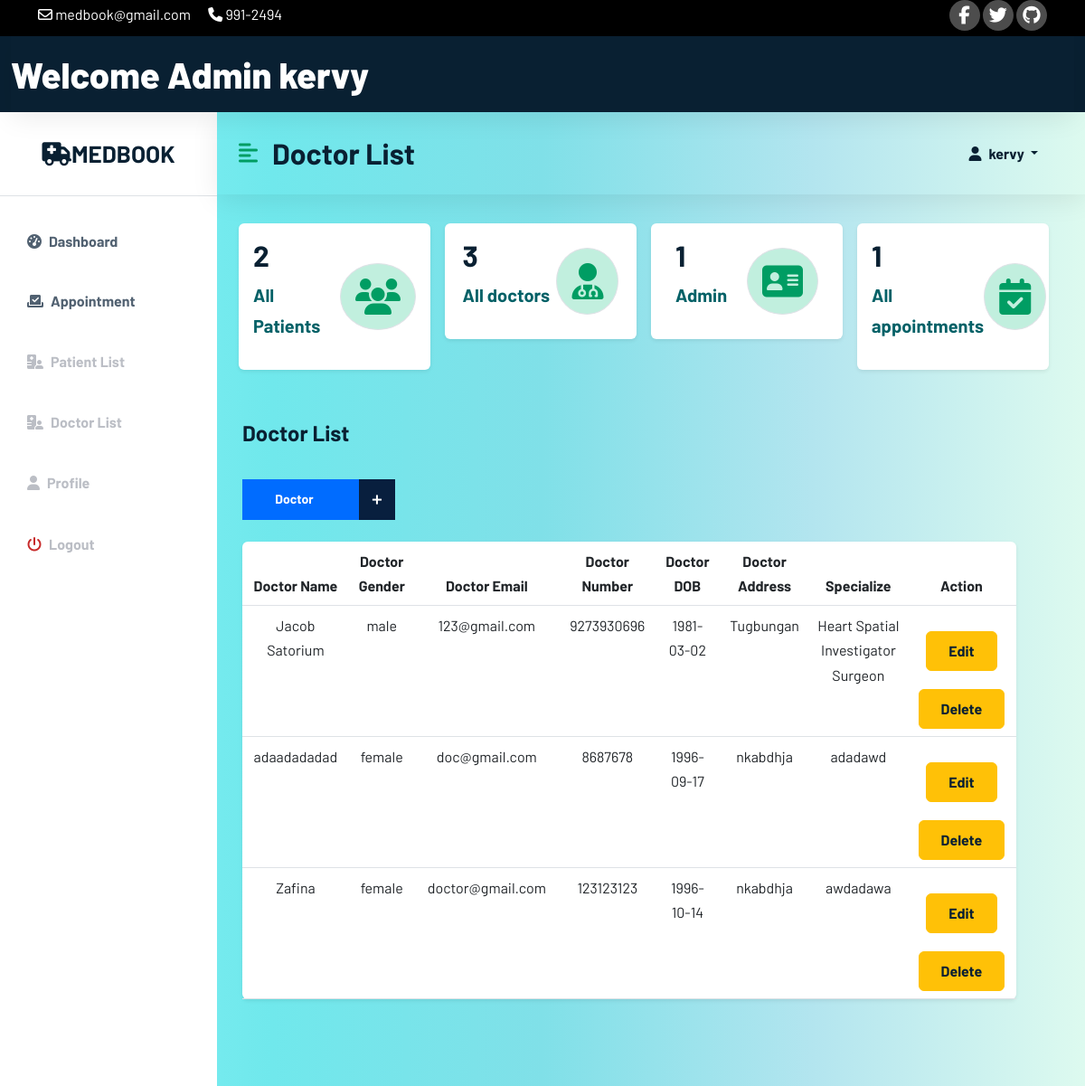
/admin/admindoc.php (signed in), run on an earlier commit of the app's database.
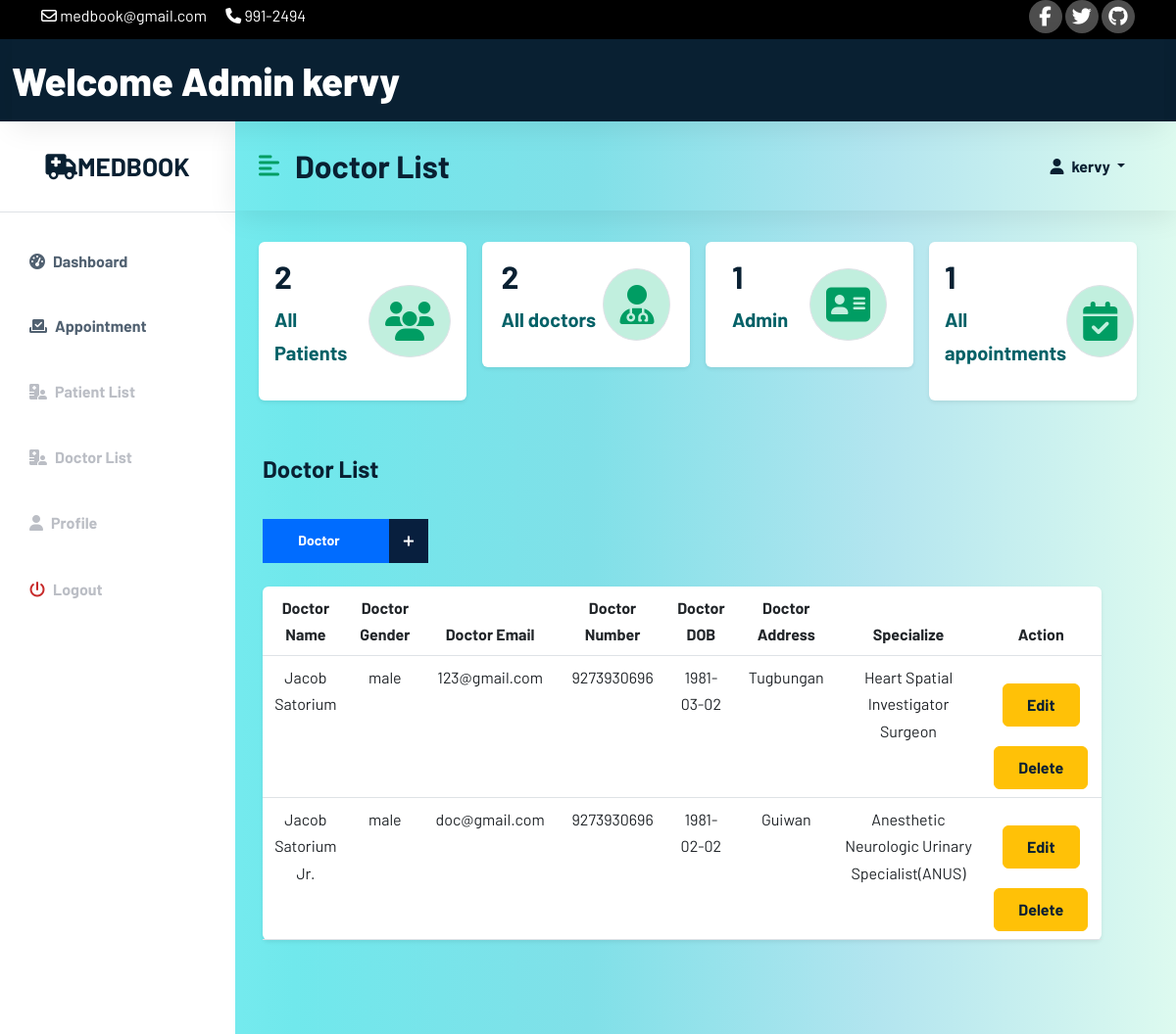
And on a later commit of the database.
### tables this page shows
CREATE TABLE `app_admin` (
  `adminID` int(11) NOT NULL,
  `admin_name` varchar(100) NOT NULL,
  `admin_email` varchar(100) NOT NULL,
  `admin_password` varchar(100) NOT NULL,
  `usertype` varchar(100) NOT NULL DEFAULT 'admin'
);

CREATE TABLE `doctor` (
  `doctorID` int(11) NOT NULL,
  `d_FullName` varchar(100) NOT NULL,
  `d_email` varchar(100) NOT NULL,
  `d_number` bigint(100) NOT NULL,
  `d_address` varchar(100) NOT NULL,
  `d_password` varchar(100) NOT NULL,
  `d_DOB` date NOT NULL,
  `d_gender` varchar(100) NOT NULL,
  `doctor_type` varchar(100) NOT NULL DEFAULT 'doctor',
  `d_specialize` text NOT NULL
);

### admin/admindoc.php (the view, shortened to what the changed rows need)
<?php
include 'C:\xampp\htdocs\Web_Tech\config\config.php';
include 'C:\xampp\htdocs\Web_Tech\admin\adminheader.php';
?>
<?php
$currentAd = $_SESSION['email'];
$sql = "SELECT * FROM app_admin WHERE admin_email = '$currentAd'";
$result = mysqli_query($conn, $sql);
if ($result) {
if (mysqli_num_rows($result) > 0) {
while ($row = mysqli_fetch_array($result)) {
?>
<!DOCTYPE html>
<html lang="en">
<head>
    <link href="https://cdn.jsdelivr.net/npm/bootstrap@5.2.0/dist/css/bootstrap.min.css" rel="stylesheet">
    <link rel="stylesheet" href="/Web_Tech/css/style.css">
    <link rel="stylesheet" href="/Web_Tech/css/dochome.css">
    <link rel="stylesheet" href="/Web_Tech/css/reglog.css">
</head>
<body>
<div class="d-flex" id="wrapper">
    <div class="bg-white" id="sidebar-wrapper">
        <div class="sidebar-heading text-center py-4 primary-text fs-4 fw-bold text-uppercase border-bottom">
            <a href="#" class="navbar-brand mb-0" >
                <i class="fa-solid fa-truck-medical"></i>MedBook
            </a>
        </div>
        <div class="list-group list-group-flush my-3">
            <a href="adminhome.php" class="list-group-item list-group-item-action bg-transparent second-text active"><i
                    class="fas fa-tachometer-alt me-2"></i>Dashboard</a>
            <a href="adminapp.php" class="list-group-item list-group-item-action bg-transparent second-text active"><i
                        class="fas fa-check-to-slot me-2"></i>Appointment</a>
            <a href="adminpatient.php" class="list-group-item list-group-item-action bg-transparent second-text fw-bold">
                <i class="fas fa-hospital-user me-2"></i>Patient List</a>
            <a href="admindoc.php" class="list-group-item list-group-item-action bg-transparent second-text fw-bold">
                <i class="fas fa-hospital-user me-2"></i>Doctor List</a>
            <a href="doctorprofile.php" class="list-group-item list-group-item-action bg-transparent second-text fw-bold"><i
                    class="fas fa-user me-2"></i>Profile</a>
            <a href="/Web_Tech/user/userlogout.php" class="list-group-item list-group-item-action bg-transparent second-text fw-bold"><i
                    class="fas fa-power-off me-2" style="color: #c72a2a;"></i>Logout</a>
        </div>
    </div>
    <div id="page-content-wrapper">
        <nav class="navbar navbar-expand-lg navbar-light bg-transparent py-4 px-4">
            <div class="d-flex align-items-center">
                <i class="fas fa-align-left primary-text fs-4 me-3" id="menu-toggle"></i>
                <h2 class="fs-2 m-0">Doctor List</h2>
            </div>
            <div class="collapse navbar-collapse" id="navbarSupportedContent">
                <ul class="navbar-nav ms-auto mb-2 mb-lg-0">
                    <li class="nav-item dropdown">
                        <a class="nav-link dropdown-toggle second-text fw-bold" href="#" id="navbarDropdown"
                           role="button" data-bs-toggle="dropdown" aria-expanded="false">
                            <i class="fas fa-user me-2"></i><?php echo $row['admin_name'];?>
                        </a>
                    </li>
                </ul>
            </div>
        </nav>
        <div class="container-fluid px-4">
            <div class="row g-3 my-2">
                <div class="row g-3 my-2">
                    <div class="col-md-3">
                        <div class="p-3 bg-white shadow-sm d-flex justify-content-around align-items-center rounded">
                            <div>
                                <?php
                                $query = "SELECT patientID FROM patient ORDER BY patientID";
                                $query_run = mysqli_query($conn, $query);
                                if ($row = mysqli_num_rows($query_run)) {
                                    echo '<h3 class="fs-2">' . $row . '</h3>';
                                }else{
                                    echo '<h3 class="fs-2">No Data</h3>';
                                }
                                ?>
                                <p class="fs-5" style="color:#046167;"><b>All Patients</b></p>
                            </div>
                            <i class="fas fa-users fs-1 primary-text border rounded-full secondary-bg p-3"></i>
                        </div>
                    </div>
                    <div class="col-md-3">
                        <div class="p-3 bg-white shadow-sm d-flex justify-content-around align-items-center rounded">
                            <div>
                                <?php
                                $query = "SELECT doctorID FROM doctor ORDER BY doctorID";
                                $query_run = mysqli_query($conn, $query);
                                if($row = mysqli_num_rows($query_run))
                                {
                                    echo '<h3 class="fs-2">'.$row.'</h3>';
                                }
                                else{
                                    echo '<h3 class="fs-2">No Data</h3>';
                                }
                                ?>
                                <p class="fs-5" style="color:#046167;"><b>All doctors</b></p>
                            </div>
                            <i class="fas fa-user-doctor fs-1 primary-text border rounded-full secondary-bg p-3"></i>
                        </div>
                    </div>
                    <div class="col-md-3">
                        <div class="p-3 bg-white shadow-sm d-flex justify-content-around align-items-center rounded">
                            <div>
                                <?php
                                $query = "SELECT adminID FROM app_admin ORDER BY adminID";
                                $query_run = mysqli_query($conn, $query);
                                if($row = mysqli_num_rows($query_run))
                                {
                                    echo '<h3 class="fs-2">'.$row.'</h3>';
                                }
                                else{
                                    echo '<h3 class="fs-2">No Data</h3>';
                                }
                                ?>
                                <p class="fs-5" style="color:#046167;"><b>Admin</b></p>
                            </div>
                            <i class="fas fa-address-card fs-1 primary-text border rounded-full secondary-bg p-3"></i>
                        </div>
                    </div>
                    <div class="col-md-3">
                        <div class="p-3 bg-white shadow-sm d-flex justify-content-around align-items-center rounded">
                            <div>
                                <?php
                                $query = "SELECT requestID FROM appointment ORDER BY requestID";
                                $query_run = mysqli_query($conn, $query);
                                if($row = mysqli_num_rows($query_run))
                                {
                                    echo '<h3 class="fs-2">'.$row.'</h3>';
                                }
                                else{
                                    echo '<h3 class="fs-2">No Data</h3>';
                                }
                                ?>
                                <p class="fs-5" style="color:#046167;"><b>All appointments</b></p>
                            </div>
                            <i class="fas fa-calendar-check fs-1 primary-text border rounded-full secondary-bg p-3"></i>
                        </div>
                    </div>
                </div>
                <div class="row my-5">
                    <h3 class="fs-4 mb-3">Doctor List</h3>
                    <div class="col-12 col-md-5">
                        <div class="form-group mb-0">
                            <button type="submit" class="btn medilife-btn" id="medilife" data-bs-toggle="modal" data-bs-target="#adddoc">Doctor <span>+</span></button>
                        </div>
                    </div>
                    <div class="row my-4">
                    <div class="col text-center">
                        <form class="form" role="form" method="POST" accept-charset="UTF-8">
                            <table class="table bg-white rounded shadow-sm  table-hover">
                                <thead>
                                <tr>
                                    <th scope="col" width="50">Doctor Name</th>
                                    <th scope="col" width="50">Doctor Gender</th>
                                    <th scope="col" width="30">Doctor Email</th>
                                    <th scope="col" width="50">Doctor Number</th>
                                    <th scope="col" width="50">Doctor DOB</th>
                                    <th scope="col" width="50">Doctor Address</th>
                                    <th scope="col" width="50">Specialize</th>
                                    <th scope="col" width="50">Action</th>
                                </tr>
                                </thead>
                                <tbody>
                                <?php
                                $sql = "SELECT * FROM doctor";
                                $result = mysqli_query($conn, $sql);
                                if ($result) {
                                    if (mysqli_num_rows($result) > 0) {
                                        while ($row = mysqli_fetch_array($result)) {
                                            ?>
                                            <tr>
                                                <td><?php echo $row['d_FullName'] ?></td>
                                                <td><?php echo $row['d_gender'] ?></td>
                                                <td><?php echo $row['d_email'] ?></td>
                                                <td><?php echo $row['d_number'] ?></td>
                                                <td><?php echo $row['d_DOB'] ?></td>
                                                <td><?php echo $row['d_address'] ?></td>
                                                <td><?php echo $row['d_specialize'] ?></td>
                                                <td>
                                                    <button type="button" id="act_button" class="btn btn-warning btn-xs update" data-bs-toggle="modal" data-bs-target="#updatedoc"><a class="glyphicon glyphicon-edit" style="text-decoration: none;" href="?update=<?php echo $row['doctorID']; ?>" title="Edit">Edit</a></button>
                                                    <button type="button" name="delete" id="act_button" class="btn btn-warning btn-xs update"><a class="glyphicon glyphicon-edit" style="text-decoration: none;" href="/Web_Tech/admin/admindoc.php?delete=<?php echo $row['doctorID']; ?>" title="Edit">Delete</a></button>
                                                </td>
                                            </tr>
                                            <?php
                                        }
                                    }
                                }
                                ?>
                                </tbody>
                            </table>
                        </form>
                    </div>
                </div>
                <?php
                }
                }
                }
                ?>
            </div>
        </div>
    </div>
</div>
</body>
</html>

### admin/adminheader.php (shortened to what the changed rows need)
<?php
$currentAd = $_SESSION['email'];
$sql = "SELECT * FROM app_admin WHERE admin_email = '$currentAd'";
$result = mysqli_query($conn, $sql);
if ($result) {
if (mysqli_num_rows($result) > 0) {
while ($row = mysqli_fetch_array($result)) {
?>
<!DOCTYPE html>
<html lang="en">
<head>
    <link href="https://cdn.jsdelivr.net/npm/bootstrap@5.2.0/dist/css/bootstrap.min.css" rel="stylesheet">
    <link rel="stylesheet" type="text/css" href="/Web_Tech/css/style.css">
    <link rel="stylesheet" type="text/css" href="/Web_Tech/css/dochome.css">
</head>
<body>
<div class="top-nav" id="home" style="background-color: black">
    <div class="container">
        <div class="row justify-content-between">
            <div class="col-auto">
                <p>
                    <i class="fa-regular fa-envelope"></i>
                    <span>medbook@gmail.com</span>
                </p>
                <p>
                    <i class="fa-solid fa-phone"></i>
                    <span>991-2494</span>
                </p>
            </div>
            <div class="col-auto social-icons">
                <a href=""><i class="fa-brands fa-facebook-f"></i></a>
                <a href=""><i class="fa-brands fa-twitter"></i></i></a>
                <a href=""><i class="fa-brands fa-github"></i></i></a>
            </div>
        </div>
    </div>
</div>
<div class="container-fluid" id="wrapper-header">
    <nav class="navbar navbar-inverse navbar-fixed-top" role="navigation">
        <div class="navbar-header">
            <a class="navbar-brand" id="docheader" href="adminhome.php">Welcome Admin <?php echo $row['admin_name'];?></a>
        </div>
    </nav>
</div>
<?php
}
}
}
?>
</body>
</html>

What changed in the data, as far as the page shows it:
removed doctor: d_FullName "adaadadadad", d_gender "female", d_email "doc@gmail.com", d_number "8687678", d_DOB "1996-09-17", d_address "nkabdhja", d_specialize "adadawd"
removed doctor: d_FullName "Zafina", d_gender "female", d_email "doctor@gmail.com", d_number "123123123", d_DOB "1996-10-14", d_address "nkabdhja", d_specialize "awdadawa"
computed for app_admin "kervy": row "3" → "2"
added doctor: d_FullName "Jacob Satorium Jr.", d_gender "male", d_email "doc@gmail.com", d_number "9273930696", d_DOB "1981-02-02", d_address "Guiwan", d_specialize "Anesthetic Neurologic Urinary Specialist(ANUS)"
